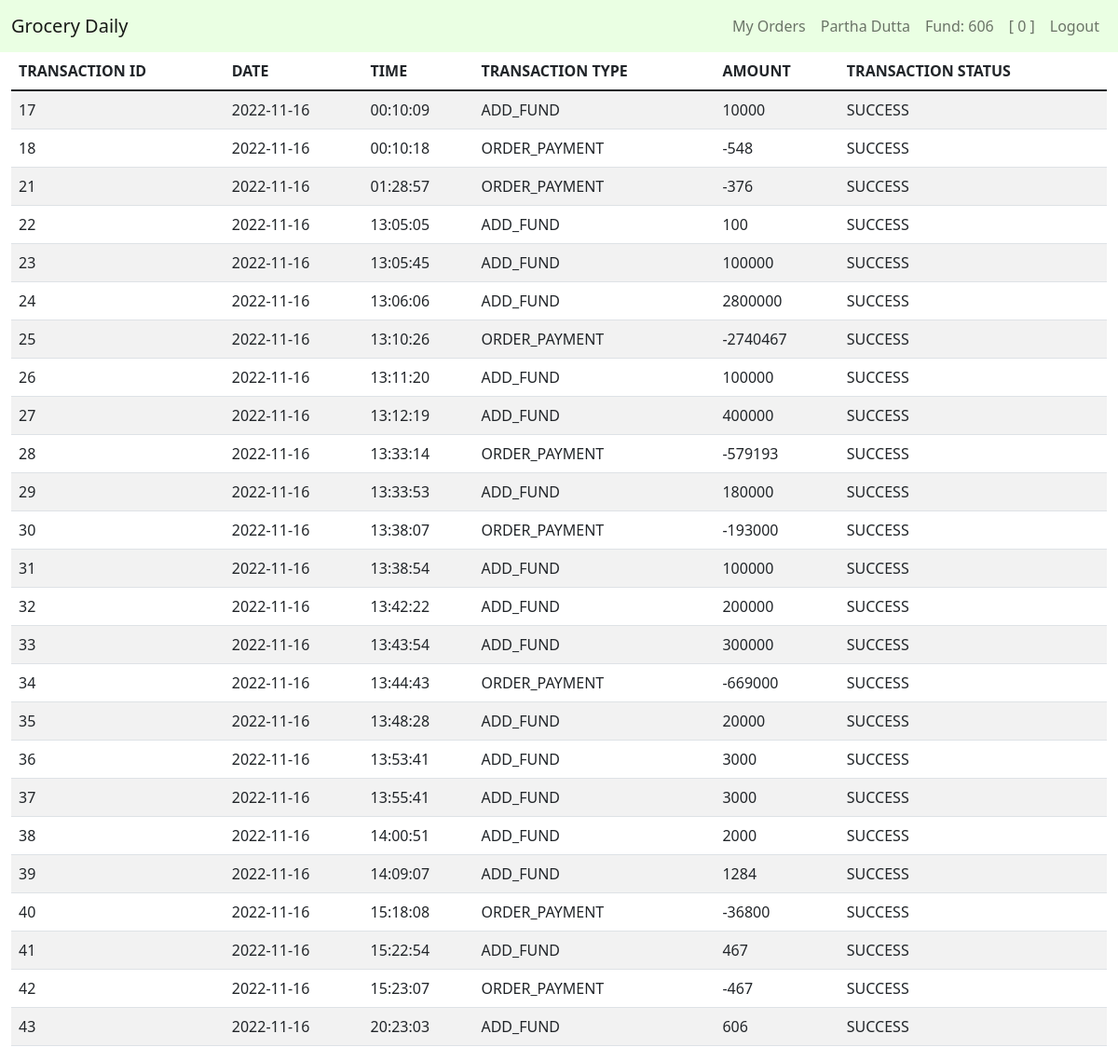
The page /transactions (signed in) on the database as committed earlier.
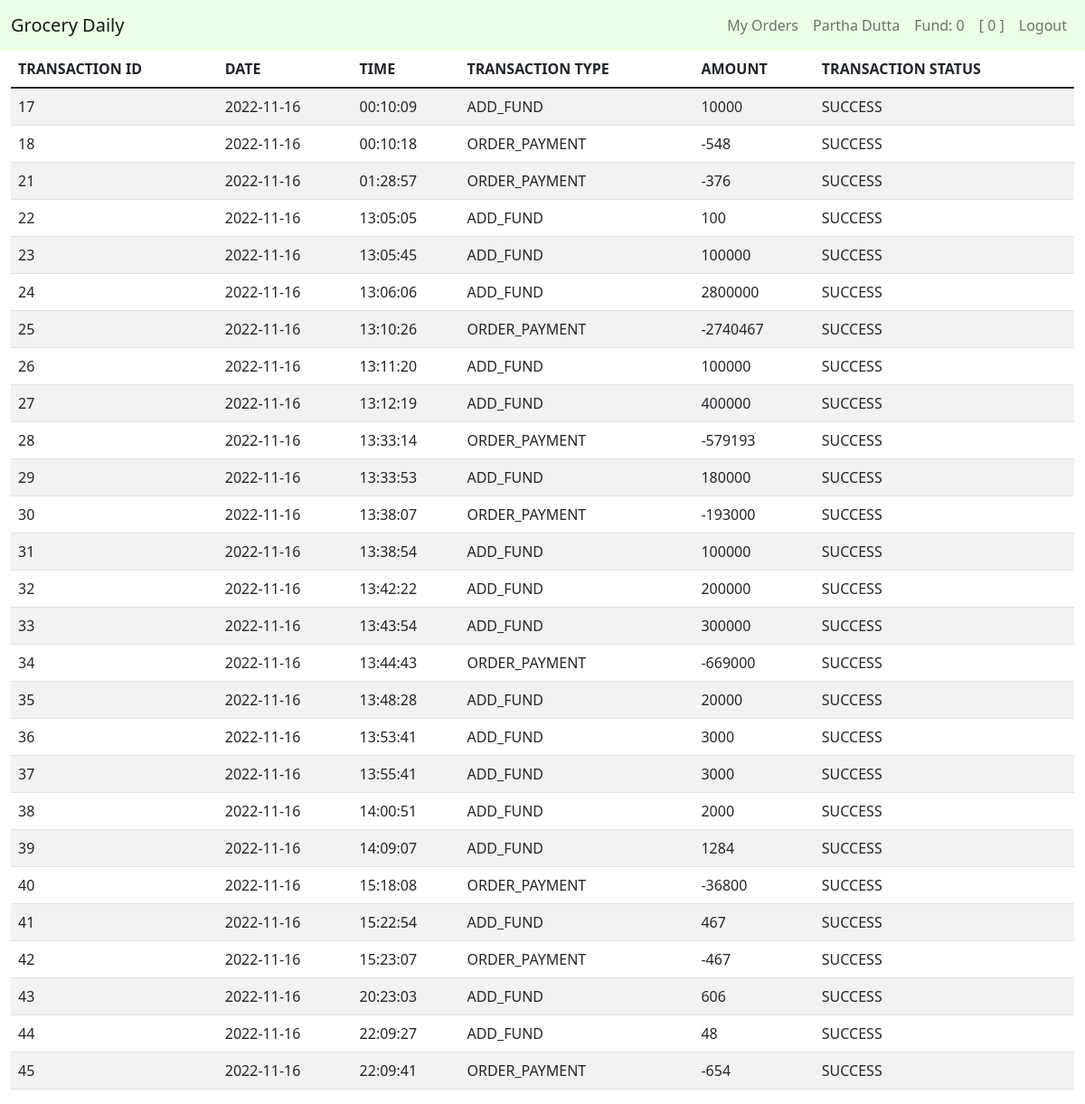
The same page on the database as committed later.
### tables this page shows
CREATE TABLE users (user_id INTEGER PRIMARY KEY AUTOINCREMENT NOT NULL, name TEXT NOT NULL, email TEXT NOT NULL, phone INTEGER NOT NULL, hash TEXT NOT NULL, cash NUMERIC DEFAULT 0.00);

CREATE TABLE transactions(tran_id INTEGER PRIMARY KEY AUTOINCREMENT NOT NULL, user_id INTEGER NOT NULL, tran_type TEXT NOT NULL, amount NUMERIC NOT NULL, datetime TEXT NOT NULL, tran_status TEXT DEFAULT success);

### app.py (the view)
@app.route("/transactions")
@login_required
def transctions():
    user_id = session["user_id"]
    user_data = db.execute("SELECT * FROM users WHERE user_id = ?;", user_id)
    transactions = db.execute("SELECT * FROM transactions WHERE user_id = ?", user_id)
    for i in transactions:
        i["date"] = datetime.datetime.strptime(i["datetime"], '%Y-%m-%d %H:%M:%S').date()
        i["time"] = datetime.datetime.strptime(i["datetime"], '%Y-%m-%d %H:%M:%S').time()
    return render_template("transactions.html", transactions=transactions, user_data=user_data)

### app.py (called while the page is built)
@app.after_request
def after_request(response):
    response.headers["Cache-Control"] = "no-cache, no-store, must-revalidate"
    response.headers["Expires"] = 0
    response.headers["Pragma"] = "no-cache"
    return response

def login_required(f):
    @wraps(f)
    def decorated_function(*args, **kwargs):
        if session.get("user_id") is None:
            return redirect("/login")
        return f(*args, **kwargs)
    return decorated_function

### templates/transactions.html (shortened to what this page needs)
{% extends "layout.html" %}
{% block user %}
    {{ user_data[0]["name"] }}
{% endblock %}
{% block fund %}
    Fund: {{ user_data[0]["cash"] }}
{% endblock %}
{% block cart %}
    {{ cart|length }}
{% endblock %}
{% block main %}
<table class="table table-striped">
    <thead>
        <tr>
            <th>TRANSACTION ID</th>
            <th>DATE</th>
            <th>TIME</th>
            <th>TRANSACTION TYPE</th>
            <th>AMOUNT</th>
            <th>TRANSACTION STATUS</th>
        </tr>
    </thead>
    <tbody>
        {% for i in transactions %}
        <tr>
            <td>{{ i["tran_id"] }}</td>
            <td>{{ i["date"] }}</td>
            <td>{{ i["time"] }}</td>
            <td>{{ i["tran_type"] }}</td>
            <td>{{ i["amount"] }}</td>
            <td>{{ i["tran_status"] }}</td>
        </tr>
        {% endfor %}
    </tbody>
</table>
{% endblock %}

### templates/layout.html (shortened to what this page needs)
<!DOCTYPE html>
<html lang="en">
<head>
    <link href="https://cdn.jsdelivr.net/npm/bootstrap@5.1.3/dist/css/bootstrap.min.css" rel="stylesheet">
    <link href="/static/style.css" rel="stylesheet">
    <link href="https://cdn.jsdelivr.net/npm/bootstrap@5.1.3/dist/css/bootstrap.min.css" rel="stylesheet">
</head>
<body>
    <nav class="navbar navbar-expand-lg navbar-light" style="background-color: #eaffe3;">
        <div class="container-fluid">
            <a class="navbar-brand" href="/">Grocery Daily</a>
            <div class="collapse navbar-collapse" id="navbarSupportedContent">
                {% if session["user_id"] %}
                    <ul class="navbar-nav ms-auto mb-2 mb-lg-0">
                        <li class="nav-item">
                            <a class="nav-link" href="/orders">My Orders</a>
                        </li>
                        <li class="nav-item">
                            <a class="nav-link" href="/account">{% block user %}{% endblock %}</a>
                        </li>
                        <li class="nav-item">
                            <a class="nav-link" aria-current="page" href="/add_fund">{% block fund %}{% endblock %}</a>
                        </li>
                        <li class="nav-item">
                            <a class="nav-link" aria-current="page" href="/cart">
                                [{% block cart %}{% endblock %}]
                            </a>
                        </li>
                        <li class="nav-item">
                            <a class="nav-link" href="/logout">Logout</a>
                        </li>
                    </ul>
                {% endif %}
            </div>
        </div>
    </nav>
    <main class="container-fluid">
        {% block main %}{% endblock %}
    </main>
</body>
</html>

Rows that differ between the two databases and show on the page:
changed users "Partha Dutta": cash "606" → "0"
added transactions: tran_id "44", date "2022-11-16", time "22:09:27", tran_type "ADD_FUND", amount "48", tran_status "SUCCESS"
added transactions: tran_id "45", date "2022-11-16", time "22:09:41", tran_type "ORDER_PAYMENT", amount "-654", tran_status "SUCCESS"
